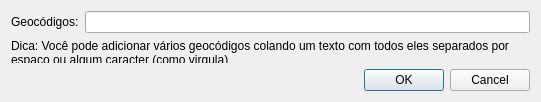
<?xml version="1.0" encoding="UTF-8"?>
<ui version="4.0">
 <class>Dialog</class>
 <widget class="QDialog" name="Dialog">
  <property name="windowModality">
   <enum>Qt::ApplicationModal</enum>
  </property>
  <property name="geometry">
   <rect>
    <x>0</x>
    <y>0</y>
    <width>541</width>
    <height>102</height>
   </rect>
  </property>
  <property name="windowTitle">
   <string>Adicionar geocódigos</string>
  </property>
  <property name="modal">
   <bool>true</bool>
  </property>
  <layout class="QVBoxLayout" name="verticalLayout">
   <item>
    <layout class="QFormLayout" name="formLayout">
     <item row="0" column="0">
      <widget class="QLabel" name="lb_geocods">
       <property name="text">
        <string>Geocódigos:</string>
       </property>
      </widget>
     </item>
     <item row="0" column="1">
      <widget class="QLineEdit" name="txt_geocods"/>
     </item>
    </layout>
   </item>
   <item>
    <widget class="QLabel" name="lb_tip">
     <property name="text">
      <string>&lt;html&gt;&lt;head/&gt;&lt;body&gt;&lt;p&gt;Dica: Você pode adicionar vários geocódigos colando um texto com todos eles separados por espaço ou algum caracter (como virgula)&lt;/p&gt;&lt;/body&gt;&lt;/html&gt;</string>
     </property>
     <property name="scaledContents">
      <bool>false</bool>
     </property>
     <property name="wordWrap">
      <bool>true</bool>
     </property>
    </widget>
   </item>
   <item>
    <widget class="QDialogButtonBox" name="buttonBox">
     <property name="orientation">
      <enum>Qt::Horizontal</enum>
     </property>
     <property name="standardButtons">
      <set>QDialogButtonBox::Cancel|QDialogButtonBox::Ok</set>
     </property>
    </widget>
   </item>
  </layout>
 </widget>
 <resources/>
 <connections>
  <connection>
   <sender>buttonBox</sender>
   <signal>accepted()</signal>
   <receiver>Dialog</receiver>
   <slot>accept()</slot>
   <hints>
    <hint type="sourcelabel">
     <x>248</x>
     <y>254</y>
    </hint>
    <hint type="destinationlabel">
     <x>157</x>
     <y>274</y>
    </hint>
   </hints>
  </connection>
  <connection>
   <sender>buttonBox</sender>
   <signal>rejected()</signal>
   <receiver>Dialog</receiver>
   <slot>reject()</slot>
   <hints>
    <hint type="sourcelabel">
     <x>316</x>
     <y>260</y>
    </hint>
    <hint type="destinationlabel">
     <x>286</x>
     <y>274</y>
    </hint>
   </hints>
  </connection>
 </connections>
</ui>
